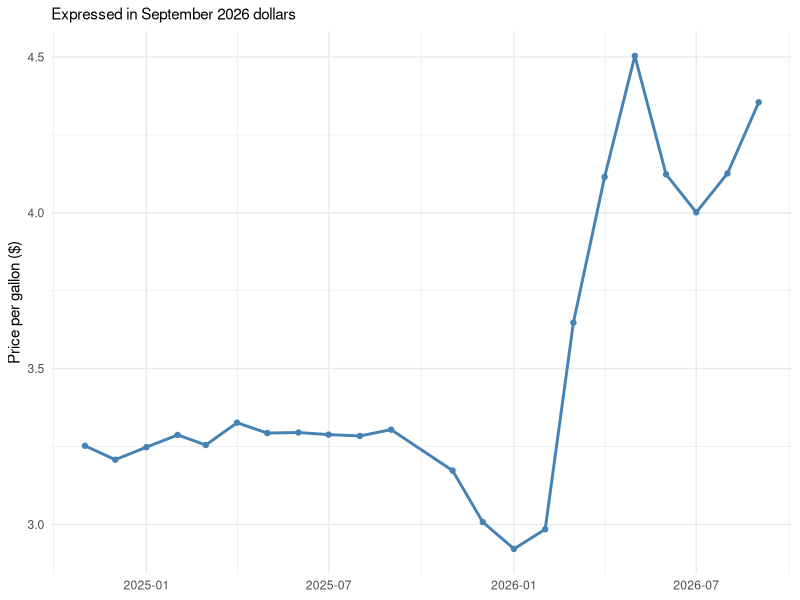

This chart was generated by the following R code:
## ---- chunk 1
#| label: setup
#| include: false

library(tidyverse)

combined_data <- read_csv(
  "data/combined_data.csv",
  show_col_types = FALSE
)
## ---- chunk 2
#| label: fig-national-gas-prices
#| fig-cap: "Monthly average real regular gasoline prices across the 50 states."

combined_data |>
  group_by(month) |>
  summarise(
    average_price = mean(MRA_Regular),
    .groups = "drop"
  ) |>
  ggplot(aes(x = month, y = average_price)) +
  geom_line(linewidth = 1, color = "steelblue") +
  geom_point(color = "steelblue") +
  labs(
    x = NULL,
    y = "Price per gallon ($)",
    subtitle = "Expressed in September 2026 dollars"
  ) +
  theme_minimal()
